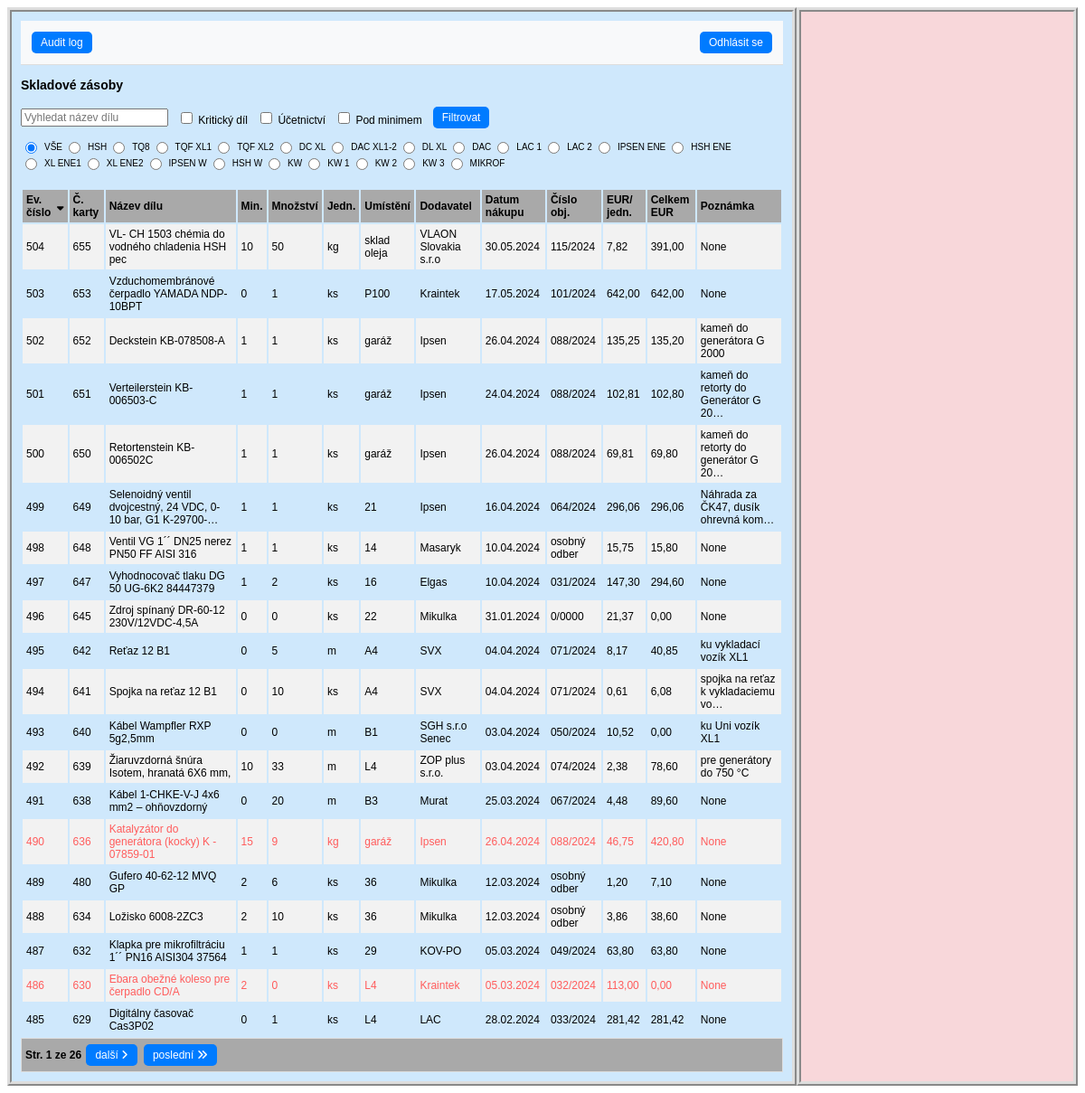
Page /sklad/ (signed in) on the earlier database version.
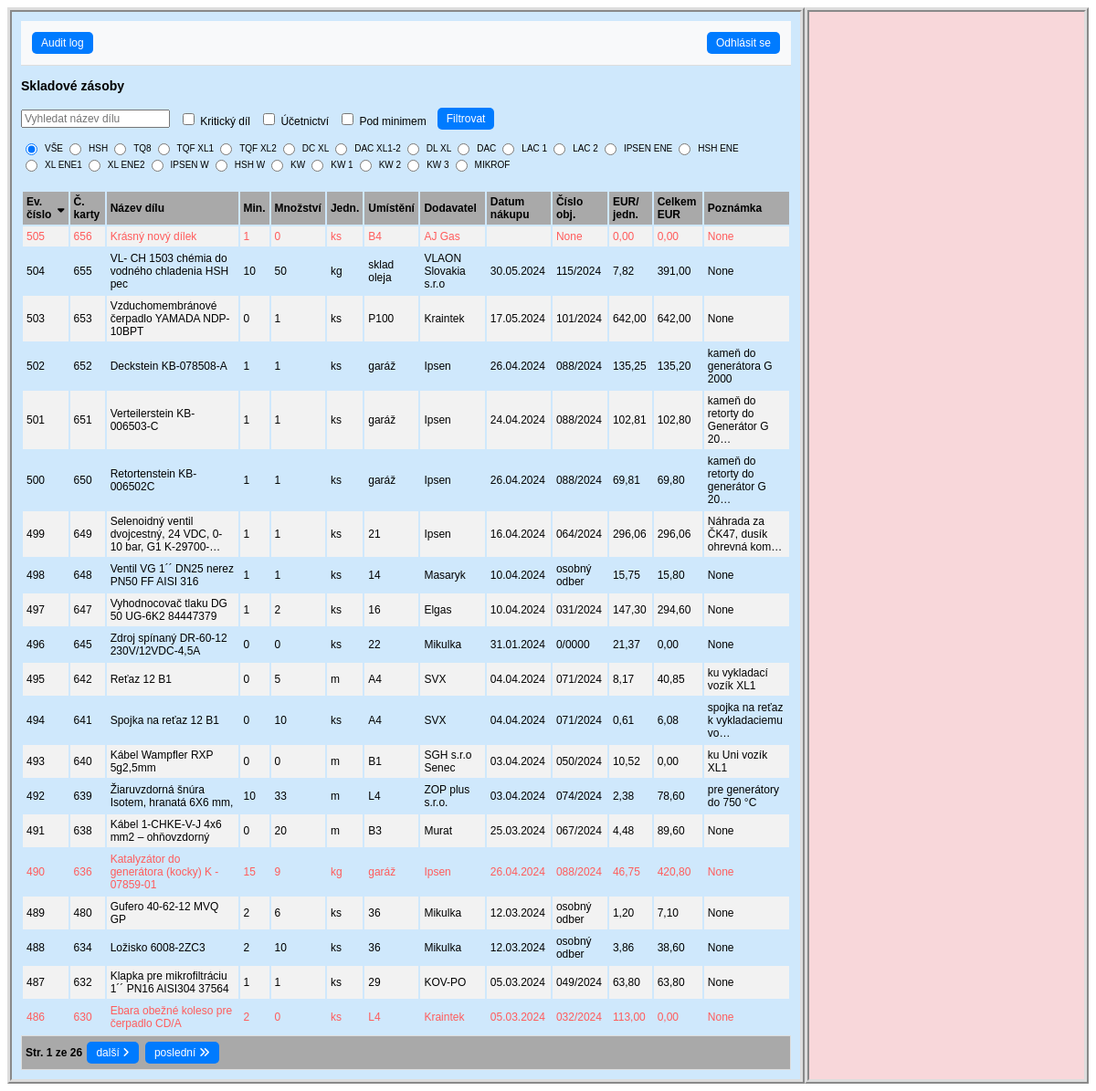
Same page on the later database version.
### hpm_sklad/models.py (models this page shows, shortened)
class Sklad(models.Model):
    class Meta:
        ordering = ["-evidencni_cislo"]
        verbose_name_plural = "Skladové položky"
    JEDNOTKY_CHOICES = [
        ('ks', 'kus'),
        ('kg', 'kilogram'),
        ('par', 'pár'),
        ('l', 'litr'),
        ('m', 'metr'),
        ('baleni', 'balení'),
    ]
    evidencni_cislo = models.AutoField(primary_key=True, verbose_name="Evidenční číslo")
    interne_cislo = models.IntegerField(null=True, verbose_name="Číslo karty")
    objednano = models.CharField(max_length=100, null=True, blank=True, verbose_name="Objednáno?")
    nazev_dilu = models.CharField(max_length=100, verbose_name="Název dílu")
    min_mnozstvi_ks = models.PositiveIntegerField(default=0, verbose_name="Minimum")
    mnozstvi = models.PositiveIntegerField(default=0, verbose_name="Množství")
    jednotky = models.CharField(max_length=10, choices=JEDNOTKY_CHOICES, default='ks', verbose_name="Jednotky")
    umisteni = models.CharField(max_length=25, null=True, verbose_name="Umístění")
    dodavatel = models.CharField(max_length=70, null=True, blank=True, verbose_name="Dodavatel")
    datum_nakupu = models.DateField(null=True, blank=True, verbose_name="Datum nákupu")
    cislo_objednavky = models.CharField(max_length=20, null=True, blank=True, verbose_name="Číslo objednávky")
    jednotkova_cena_eur = models.FloatField(default=0.0, validators=[MinValueValidator(0.0)], verbose_name="EUR/jednotka")
    celkova_cena_eur = models.FloatField(default=0.0, validators=[MinValueValidator(0.0)], verbose_name="Celkem EUR")
    poznamka = models.CharField(null=True, blank=True, max_length=200, verbose_name="Poznámka")
    ucetnictvi = models.BooleanField(default=True, verbose_name="Účetnictví")
    kriticky_dil = models.BooleanField(default=False, verbose_name="Kritický díl")
    hsh = models.BooleanField(default=False, verbose_name="HSH")
    tq8 = models.BooleanField(default=False, verbose_name="TQ8")
    tqf_xl1 = models.BooleanField(default=False, verbose_name="TQF XL1")
    tqf_xl2 = models.BooleanField(default=False, verbose_name="TQF XL2")
    dc_xl = models.BooleanField(default=False, verbose_name="DC XL")
    dac_xl1_2 = models.BooleanField(default=False, verbose_name="DAC XL1-2")
    dl_xl = models.BooleanField(default=False, verbose_name="DL XL")
    dac = models.BooleanField(default=False, verbose_name="DAC")
    lac_1 = models.BooleanField(default=False, verbose_name="LAC 1")
    lac_2 = models.BooleanField(default=False, verbose_name="LAC 2")
    ipsen_ene = models.BooleanField(default=False, verbose_name="IPSEN ENE")
    hsh_ene = models.BooleanField(default=False, verbose_name="HSH ENE")
    xl_ene1 = models.BooleanField(default=False, verbose_name="XL ENE1")
    xl_ene2 = models.BooleanField(default=False, verbose_name="XL ENE2")
    ipsen_w = models.BooleanField(default=False, verbose_name="IPSEN W")
    hsh_w = models.BooleanField(default=False, verbose_name="HSH W")
    kw = models.BooleanField(default=False, verbose_name="KW")
    kw1 = models.BooleanField(default=False, verbose_name="KW 1")
    kw2 = models.BooleanField(default=False, verbose_name="KW 2")
    kw3 = models.BooleanField(default=False, verbose_name="KW 3")
    mikrof = models.BooleanField(default=False, verbose_name="MIKROF")
    history = HistoricalRecords()
    @property
    def pod_minimem(self):
        return self.mnozstvi < self.min_mnozstvi_ks

### hpm_sklad/views.py (the view)
# urls.py: path('sklad/', views.SkladListView.as_view(), name='sklad'),
class SkladListView(LoginRequiredMixin, ListView):
    model = Sklad
    template_name = 'hpm_sklad/sklad.html'
    paginate_by = 20
    def get_context_data(self, **kwargs):
        context = super().get_context_data(**kwargs)
        selected_ev_cislo = self.request.GET.get('selected', None)
        if selected_ev_cislo:
            context['selected_item'] = get_object_or_404(Sklad, evidencni_cislo=selected_ev_cislo)
        else:
            context['selected_item'] = None
        context.update({
            'sort': self.request.GET.get('sort', 'evidencni_cislo'),
            'order': self.request.GET.get('order', 'down'),
            'query': self.request.GET.get('query', ''),
            'kriticky_dil': self.request.GET.get('kriticky_dil', ''),
            'ucetnictvi': self.request.GET.get('ucetnictvi', ''),
            'pod_minimem': self.request.GET.get('pod_minimem', ''),
            'radio_filter': self.request.GET.get('radio_filter', 'VŠE'),
        })
        return context
    def get_queryset(self):
        queryset = Sklad.objects.all()
        query = self.request.GET.get('query', '')
        sort = self.request.GET.get('sort', 'evidencni_cislo')
        order = self.request.GET.get('order', 'down')
        if query:
            queryset = queryset.filter(nazev_dilu__icontains=query)
        filters = {
            'kriticky_dil': self.request.GET.get('kriticky_dil'),
            'ucetnictvi': self.request.GET.get('ucetnictvi'),
        }
        for field, value in filters.items():
            if value == 'on':
                queryset = queryset.filter(**{field: True})
        radio_filter = self.request.GET.get('radio_filter')
        if radio_filter:
            queryset = queryset.filter(**{radio_filter: True})
        if order == 'down':
            sort = f"-{sort}"
        queryset = queryset.order_by(sort)
        pod_minimem = self.request.GET.get('pod_minimem')
        if pod_minimem == 'on':
            queryset = [obj for obj in queryset if obj.pod_minimem]
        return queryset

### hpm_sklad/templatetags/custom_filters.py (called while the page is built)
@register.filter
def url_remove_param(querystring, params):
    params = params.split(',')
    new_querystring = '&'.join(
        f"{key}={value}"
        for part in querystring.split('&')
        if '=' in part and (key := part.split('=')[0]) not in params and (value := part.split('=')[1])
    )
    return new_querystring

### hpm_sklad/templates/hpm_sklad/sklad.html (shortened to what the changed rows need)
{% extends "hpm_sklad/base_left_right_column.html" %}
{% load static %}
{% load custom_filters %}
{% block left_content %}
    <div class="container-sklad">
        <table class="table table-bordered">
            <thead class="thead-light">
                <tr>
                    {% with request.GET.urlencode as querystring %}
                        <th>
                            <a href="?sort=evidencni_cislo&order={% if request.GET.sort == 'evidencni_cislo' and request.GET.order == 'up' %}down{% else %}up{% endif %}&{{ querystring|url_remove_param:'sort,order' }}">
                                Ev. číslo
                                {% if not request.GET.sort %}
                                    <i class="fas fa-sort-down"></i>
                                {% endif %}
                            </a>
                        </th>
                        <th>
                            <a href="?sort=interne_cislo&order={% if request.GET.sort == 'interne_cislo' and request.GET.order == 'up' %}down{% else %}up{% endif %}&{{ querystring|url_remove_param:'sort,order' }}">
                                Č. karty
                            </a>
                        </th>
                        <th>
                            <a href="?sort=nazev_dilu&order={% if request.GET.sort == 'nazev_dilu' and request.GET.order == 'up' %}down{% else %}up{% endif %}&{{ querystring|url_remove_param:'sort,order' }}">
                                Název dílu
                            </a>
                        </th>
                        <th>
                            <a href="?sort=min_mnozstvi_ks&order={% if request.GET.sort == 'min_mnozstvi_ks' and request.GET.order == 'up' %}down{% else %}up{% endif %}&{{ querystring|url_remove_param:'sort,order' }}">
                                Min.
                            </a>
                        </th>
                        <th>
                            <a href="?sort=mnozstvi&order={% if request.GET.sort == 'mnozstvi' and request.GET.order == 'up' %}down{% else %}up{% endif %}&{{ querystring|url_remove_param:'sort,order' }}">
                                Množství
                            </a>
                        </th>
                        <th>
                            <a href="?sort=jednotky&order={% if request.GET.sort == 'jednotky' and request.GET.order == 'up' %}down{% else %}up{% endif %}&{{ querystring|url_remove_param:'sort,order' }}">
                                Jedn.
                            </a>
                        </th>
                        <th>
                            <a href="?sort=umisteni&order={% if request.GET.sort == 'umisteni' and request.GET.order == 'up' %}down{% else %}up{% endif %}&{{ querystring|url_remove_param:'sort,order' }}">
                                Umístění
                            </a>
                        </th>
                        <th>
                            <a href="?sort=dodavatel&order={% if request.GET.sort == 'dodavatel' and request.GET.order == 'up' %}down{% else %}up{% endif %}&{{ querystring|url_remove_param:'sort,order' }}">
                                Dodavatel
                            </a>
                        </th>
                        <th>
                            <a href="?sort=datum_nakupu&order={% if request.GET.sort == 'datum_nakupu' and request.GET.order == 'up' %}down{% else %}up{% endif %}&{{ querystring|url_remove_param:'sort,order' }}">
                                Datum nákupu
                            </a>
                        </th>
                        <th>
                            <a href="?sort=cislo_objednavky&order={% if request.GET.sort == 'cislo_objednavky' and request.GET.order == 'up' %}down{% else %}up{% endif %}&{{ querystring|url_remove_param:'sort,order' }}">
                                Číslo obj.
                            </a>
                        </th>
                        <th>
                            <a href="?sort=jednotkova_cena_eur&order={% if request.GET.sort == 'jednotkova_cena_eur' and request.GET.order == 'up' %}down{% else %}up{% endif %}&{{ querystring|url_remove_param:'sort,order' }}">
                                EUR/ jedn.
                            </a>
                        </th>
                        <th>
                            <a href="?sort=celkova_cena_eur&order={% if request.GET.sort == 'celkova_cena_eur' and request.GET.order == 'up' %}down{% else %}up{% endif %}&{{ querystring|url_remove_param:'sort,order' }}">
                                Celkem EUR
                            </a>
                        </th>
                        <th>
                            <a href="?sort=poznamka&order={% if request.GET.sort == 'poznamka' and request.GET.order == 'up' %}down{% else %}up{% endif %}&{{ querystring|url_remove_param:'sort,order' }}">
                                Poznámka
                            </a>
                        </th>
                    {% endwith %}
                </tr>
            </thead>
            <tbody class="show-pointer">
                {% for sklad in object_list %}
          	    <tr data-evidencni-cislo="{{ sklad.evidencni_cislo }}" data-detail-url="{% url 'detail_sklad' sklad.evidencni_cislo %}" onclick="loadDetail('{% url 'detail_sklad' sklad.evidencni_cislo %}', '{{ sklad.evidencni_cislo }}')"
          	    {% if sklad.evidencni_cislo == selected_sklad.evidencni_cislo %} class="selected-row"{% endif %} {% if sklad.pod_minimem %} class="pod-minimem-row"{% endif %}>
          	        <td>{{ sklad.evidencni_cislo }}</td>
                	<td>{{ sklad.interne_cislo }}</td>
                	<td>{{ sklad.nazev_dilu|truncatechars:60 }}</td>
                	<td>{{ sklad.min_mnozstvi_ks }}</td>
             		<td>{{ sklad.mnozstvi }}</td>
	              	<td>{{ sklad.jednotky }}</td>
       		        <td>{{ sklad.umisteni }}</td>
       		        <td>{{ sklad.dodavatel|truncatechars:20 }}</td>
                  	<td>{{ sklad.datum_nakupu|date:"d.m.Y" }}</td>
                  	<td>{{ sklad.cislo_objednavky }}</td>
                  	<td>{{ sklad.jednotkova_cena_eur|floatformat:2 }}</td>
                	<td>{{ sklad.celkova_cena_eur|floatformat:2 }}</td>
                  	<td>{{ sklad.poznamka|truncatechars:35 }}</td>
                    </tr>
                {% endfor %}
            </tbody>
        </table>
    </div>
{% endblock %}

Differences in the rows shown:
no longer on this page (row unchanged): Sklad: evidencni_cislo "485", interne_cislo "629", nazev_dilu "Digitálny časovač Cas3P02", min_mnozstvi_ks "0", mnozstvi "1", jednotky "ks", umisteni "L4", dodavatel "LAC", datum_nakupu "28.02.2024", cislo_objednavky "033/2024", jednotkova_cena_eur "281,42", celkova_cena_eur "281,42", poznamka "None"
added Sklad: evidencni_cislo "505", interne_cislo "656", nazev_dilu "Krásný nový dílek", min_mnozstvi_ks "1", mnozstvi "0", jednotky "ks", umisteni "B4", dodavatel "AJ Gas", cislo_objednavky "None", jednotkova_cena_eur "0,00", celkova_cena_eur "0,00", poznamka "None"
